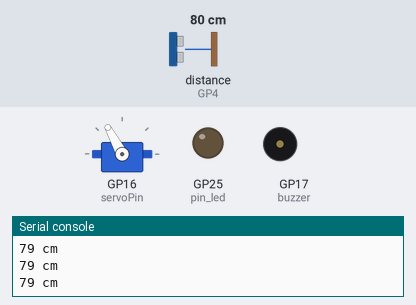
The program below on a simulated Raspberry Pi Pico running MicroPython. Parts: servo, output pins drawn as LEDs (lit = HIGH), buzzer (waves = sounding, pin HIGH), the last lines printed to the serial console. The test bench sets the inputs (shaded band); at power-on: distance to the obstacle (sensor on GP4) 80 cm. The echo pulse lasts 58.3 µs per cm; servo angles are drawn from the pulse width (0.5 ms = 0°, 2.5 ms = 180°); pins used as bus, display or sensor lines are not drawn.

Above: at 1.2 s.
1.3 s: distance to the obstacle (sensor on GP4) set to 2 cm
At 2.4 s:
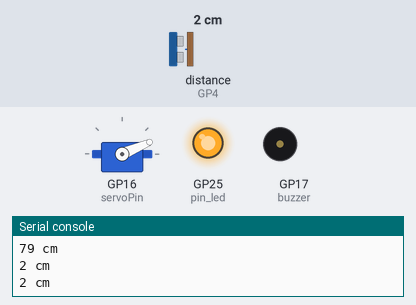
2.8 s: distance to the obstacle (sensor on GP4) set to 60 cm
At 4.5 s:
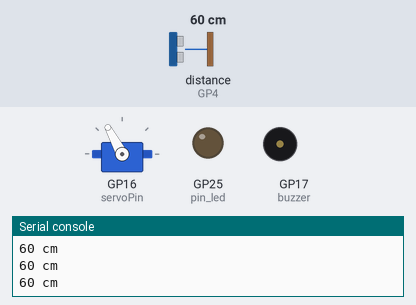
Timing chart, 0 to 6.0 s (numbered marks = the images above; inputs shaded):
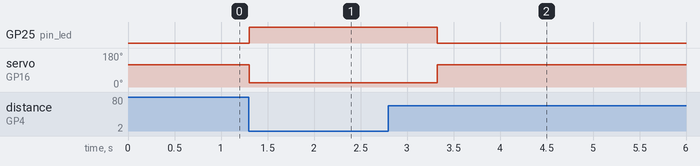

The program:

Fence.py
```python
import time,math
from machine import Pin, PWM
from time import sleep

pin_led = Pin(25, Pin.OUT)
trig = Pin(10, Pin.OUT)
echo = Pin(4, Pin.IN,Pin.PULL_DOWN)
buzzer = Pin(17, Pin.OUT)
servoPin = PWM(Pin(16))
servoPin.freq(50)

def ping():
    trig.value(1)
    time.sleep_us(10)
    trig.value(0)
    count=0
    timeout=False
    start=time.ticks_us()
    while echo.value() == 0: #wait for HIGH
        start=time.ticks_us()
    while echo.value() : #wait for HIGH
        stop=time.ticks_us()
    duration = stop - start
    dist = ( duration *0.034) /2
    return dist
def bi():
    for i in range (600,5000,200):
        buzzer.value(1)
        time.sleep_us(150)
        buzzer.value(0)
        time.sleep_us(150)

def servo(degrees):
    servoPin.freq(50)
    if degrees > 180: degrees=180
    if degrees < 0: degrees=0
    maxDuty=8000
    minDuty=1800
    newDuty=minDuty+(maxDuty-minDuty)*(degrees/180)
    servoPin.duty_u16(int(newDuty))

while True:
    distance = round(ping())
    print("%s cm" %distance)
    if distance >= 30 :
        servo(120)
        pin_led.value(0)
    else :
        pin_led.value(1)
        servo(20)
        bi()
        time.sleep(1)
```

Measured:
- after the input at 1.3 s, GP25 (pin_led): LOW → HIGH at once; servo on GP16 (servoPin): 118° → 23° at once
- after the input at 2.8 s, GP25 (pin_led): HIGH → LOW after 0.52 s; servo on GP16 (servoPin): 23° → 118° after 0.52 s
